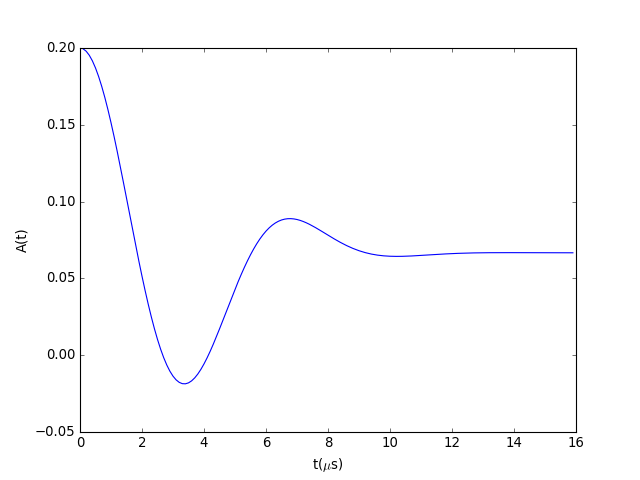

Source code (Python):
from mantid.simpleapi import FunctionWrapper
import matplotlib.pyplot as plt
import numpy as np
x = np.arange(0.1,16,0.1)
y = FunctionWrapper("CompositePCRmagnet")
fig, ax=plt.subplots()
ax.plot(x, y(x))
ax.set_xlabel('t($\mu$s)')
ax.set_ylabel('A(t)')
